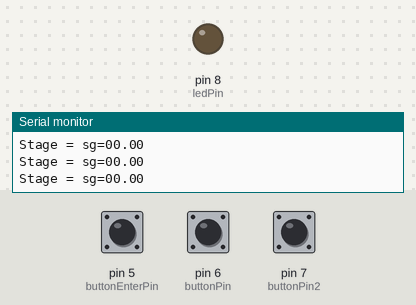
Bench run of a sketch on a simulated Arduino Uno, built with avr-gcc and run on an emulated ATmega328P. Shown: output pins drawn as LEDs (lit = HIGH), the last lines printed to the serial monitor. The test bench sets the inputs (shaded band); at power-on: pin 6 (buttonPin) LOW, pin 7 (buttonPin2) LOW, pin 5 (buttonEnterPin) LOW.

Above: at 1.2 s.
1.3 s: pin 6 (buttonPin) pulled HIGH for 3.2 s
At 1.7 s:
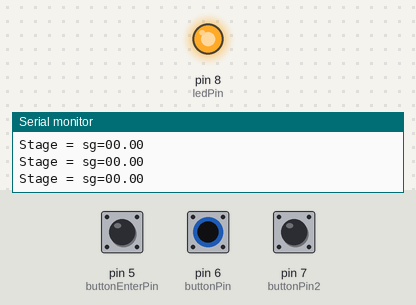
6.0 s: pin 7 (buttonPin2) pulled HIGH for 0.15 s
At 6.9 s:
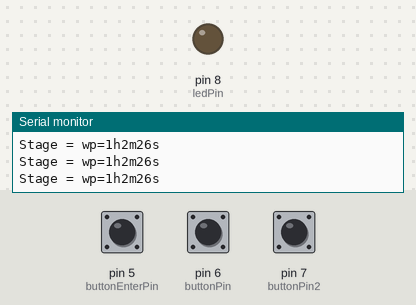
8.4 s: pin 6 (buttonPin) pulled HIGH for 1 s
At 8.8 s:
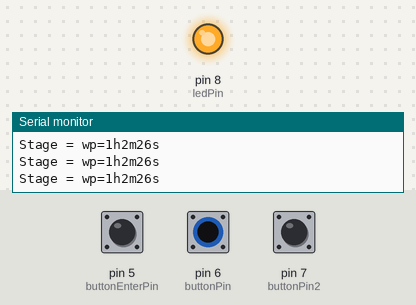
12.4 s: pin 7 (buttonPin2) pulled HIGH for 1 s
At 14.6 s:
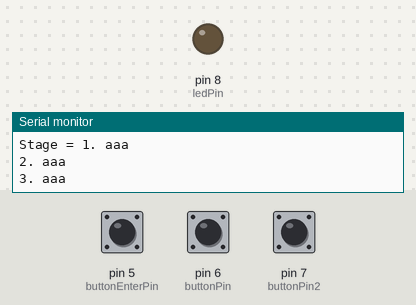
14.9 s: pin 7 (buttonPin2) pulled HIGH for 3.2 s
At 16.3 s:
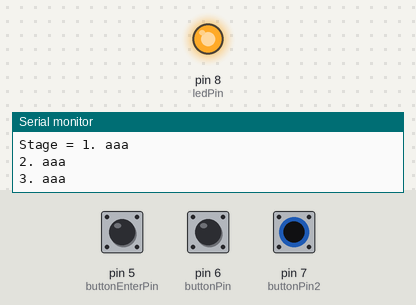
19.9 s: pin 6 (buttonPin) pulled HIGH for 0.15 s
At 21.3 s:
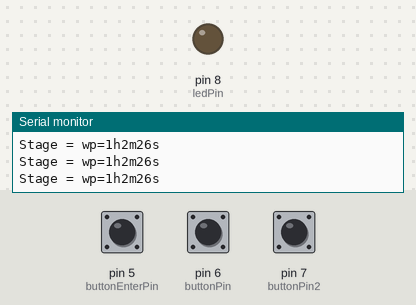
Timing chart, 0 to 22.9 s (numbered marks = the images above; inputs shaded):
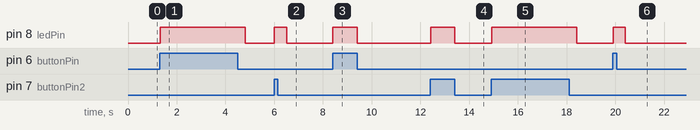

Measured:
- after the input at 1.3 s, pin 8 (ledPin): LOW → HIGH at once, → LOW 3.5 s later
- after the input at 6.0 s, pin 8 (ledPin): LOW → HIGH at once, → LOW 0.50 s later
- after the input at 8.4 s, pin 8 (ledPin): LOW → HIGH at once, → LOW 1.0 s later
- after the input at 12.4 s, pin 8 (ledPin): LOW → HIGH at once, → LOW 1.0 s later
- after the input at 14.9 s, pin 8 (ledPin): LOW → HIGH at once, → LOW 3.5 s later
- after the input at 19.9 s, pin 8 (ledPin): LOW → HIGH at once, → LOW 0.50 s later

The sketch:

pushButton_31_01_18.ino
```cpp
/* Basic Digital Read
 * ------------------
 *
 * turns on and off a light emitting diode(LED) connected to digital
 * pin 13, when pressing a pushbutton attached to pin 7. It illustrates the
 * concept of Active-Low, which consists in connecting buttons using a
 * 1K to 10K pull-up resistor.
 *
 * Created 1 December 2005
 * copyleft 2005 DojoDave <http://www.0j0.org>
 * http://arduino.berlios.de
 *
 */
#define MAX 3
#define MIN 1
int ledPin = 8; // choose the pin for the LED
//int ledPin2 = 9; // choose the pin for the LED
//int ledPin3 = 10; // choose the pin for the LED
int buttonPin = 6;   // choose the input pin (for a pushbutton)
int buttonPin2 = 7;   // choose the input pin (for a pushbutton)
int buttonEnterPin = 5;   // choose the input pin (for a pushbutton)
int val = 0;     // variable for reading the pin status
int val2=0;
int enter;
int sum = 1;
bool checksum;
bool isInStage_choose_chemecals ;
enum Stage {
  none,
  display_sg,
  display_times,
  choose_chemecals
};
Stage curStage ;

void setup() {
  curStage = none ;
  pinMode(ledPin, OUTPUT);  // declare LED as output
  //pinMode(ledPin2, OUTPUT);  // declare LED as output
  //pinMode(ledPin3, OUTPUT);  // declare LED as output
  pinMode(buttonPin, INPUT);    // declare pushbutton as input
  pinMode(buttonPin2, INPUT);    // declare pushbutton as input
  Serial.begin(9600);
  checksum = false;
  isInStage_choose_chemecals = false ;
}

void loop(){

  val = digitalRead(buttonPin);  // read input value
  val2 = digitalRead(buttonPin2);  // read input value
  enter = digitalRead(buttonEnterPin);  // read input value

  if (val == HIGH) {         // check if the input is HIGH (button released)
    digitalWrite(ledPin,HIGH);  // turn LED ON
    //digitalWrite(ledPin3,LOW);  // turn LED ON
    checksum = true;
    delay(500);
    /*digitalWrite(ledPin2,HIGH);  // turn LED ON
    digitalWrite(ledPin, LOW);  // turn LED OFF
    digitalWrite(ledPin3,LOW);  // turn LED ON
    delay(500);
    digitalWrite(ledPin3,HIGH);  // turn LED ON
    digitalWrite(ledPin2, LOW);  // turn LED OFF
    digitalWrite(ledPin,LOW);  // turn LED ON
    delay(500);*/
  } else {
    digitalWrite(ledPin, LOW);  // turn LED OFF
    //digitalWrite(ledPin2,LOW);  // turn LED ON
    //digitalWrite(ledPin3,LOW);  // turn LED ON
    if(checksum){

      if(sum<MAX){
          sum++;
          //checksum=false;
        }
      checksum=false;
    }


  }
  if (val2 == HIGH) {         // check if the input is HIGH (button released)
    digitalWrite(ledPin,HIGH);  // turn LED ON
    //digitalWrite(ledPin2,LOW);  // turn LED ON
    //digitalWrite(ledPin3,LOW);  // turn LED ON
    checksum = true;
    delay(500);
    /*digitalWrite(ledPin2,HIGH);  // turn LED ON
    digitalWrite(ledPin, LOW);  // turn LED OFF
    digitalWrite(ledPin3,LOW);  // turn LED ON
    delay(500);
    digitalWrite(ledPin,HIGH);  // turn LED ON
    digitalWrite(ledPin2, LOW);  // turn LED OFF
    digitalWrite(ledPin3,LOW);  // turn LED ON
    delay(500);*/
  } else {
    digitalWrite(ledPin, LOW);  // turn LED OFF
    //digitalWrite(ledPin2,LOW);  // turn LED ON
    //digitalWrite(ledPin3,LOW);  // turn LED ON
    if(checksum){

      if(sum>MIN){
        sum--;
        //checksum=false;
        }
      checksum=false;
    }


  }


  if(enter == HIGH){


         switch(sum){
             case 1 :
              curStage = display_sg ;
              break ;
            case 2 :
              curStage = display_times ;
              break ;
            case 3 :
              curStage = choose_chemecals ;
              isInStage_choose_chemecals = true ;
              break ;
        }

  }

  if(curStage==display_sg){
    Serial.print("Stage = ");
    Serial.println("sg=00.00");
  }else if(curStage==display_times){
    Serial.print("Stage = ");
    Serial.println("wp=1h2m26s");
  }else if(curStage==choose_chemecals){
    Serial.print("Stage = ");
    Serial.println("1. aaa");
    Serial.println("2. aaa");
    Serial.println("3. aaa");
    Serial.println();
  }

    if(sum==1){
      Serial.print("Stage = ");
      Serial.println("sg=00.00");
    }else if(sum==2){
      Serial.print("Stage = ");
      Serial.println("wp=1h2m26s");
    }else if(sum==3){
      Serial.print("Stage = ");
      Serial.println("1. aaa");
      Serial.println("2. aaa");
      Serial.println("3. aaa");
      Serial.println();
    }
  }
```
